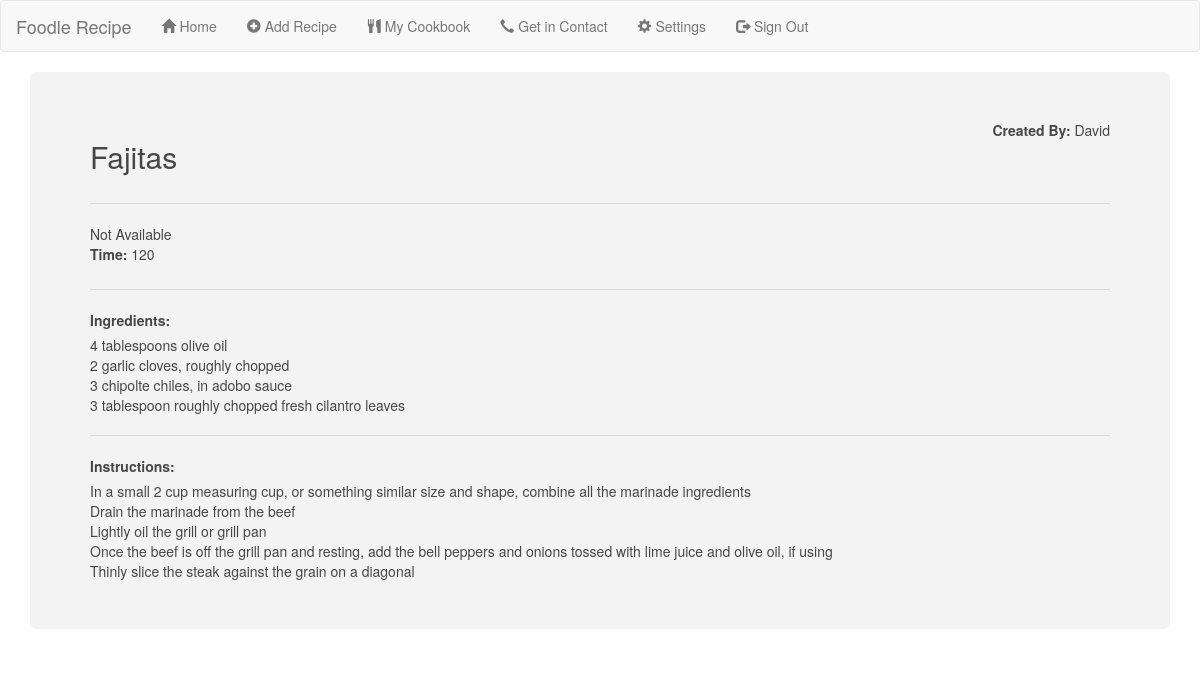
The app's page /website/displayRecipe.php?id=4 (signed in) with its own data.
### tables this page shows
CREATE TABLE `rdetails` (
  `Id` int(11) NOT NULL,
  `rname` varchar(60) DEFAULT NULL,
  `rauthor` varchar(20) DEFAULT NULL,
  `rtime` varchar(5) DEFAULT NULL,
  `rinstructions` varchar(1000) DEFAULT NULL,
  `ringredients` varchar(1000) DEFAULT NULL,
  `rimage` varchar(100) DEFAULT NULL
);

### website/displayRecipe.php (the view, shortened to what this page needs)
<!DOCTYPE html>
<html>
<head>
  <?php
    require "conn.php";
  ?>
</head>
<body class="image">
  <div class="container">
    <div class="jumbotron">
    <?php
    function parseList($list){
        echo str_replace(".","<br>",$list);
      }
      $recipeId = $_GET["id"];
      $stmt=$conn->prepare("select * from foodlerecipe.rdetails where Id = ?");
      $stmt->bind_param("i",$recipeId);
      $stmt->execute();
      $result=$stmt->get_result();
      $row=$result->fetch_assoc();
      ?>
        <div class="rdetails recDispBanner">
          <h2>
            <?php
            if(!empty($row["rname"])){
            echo $row["rname"];
            }
            else{
              echo "Not Available";
            }
            ?>
          </h2>
        </div>
        <div class="rdetails recDispBanner" id="recDispAuthor">
          <label>Created By: </label>
            <?php
            if(!empty($row["rauthor"])){
            echo $row["rauthor"];
            }
            else{
              echo "Not Available";
            }
            ?>
        </div>
        <hr>
        <div class="rdetails">
            <?php
            if(!empty($row["rimage"])){
            echo  "<img src=". $row["rimage"] ." class='recipeImage' >";
            }
            else{
              echo "Not Available";
            }
            ?>
        </div>
        <div class="rdetails">
          <label>Time: </label>
            <?php
            if(!empty($row["rtime"])){
            echo $row["rtime"];
            }
            else{
              echo "Not Available";
            }
            ?>
        </div>
        <hr>
        <div class="rdetails">
          <label>Ingredients:  </label>
          <br>
            <?php
            if(!empty($row["ringredients"])){
            parseList($row["ringredients"]);
            }
            else{
              echo "Not Available";
            }
            ?>
        </div>
        <hr>
        <div class="rdetails">
          <label>Instructions: </label>
          <br>
            <?php
            if(!empty($row["rinstructions"])){
              parseList($row["rinstructions"]);
            }
            else{
              echo "Not Available";
            }
            ?>
        </div>
    </div>
  </div>
</body>
</html>

### website/stylesheet.css (style rules this page uses)
.image { background-image: url("foodbackground.jpg"); background-size: cover; background-repeat: none; }
.container { opacity: 0.9; }
.jumbotron { background-color:#f2f2f2; }
.rdetails { position: relative; }
.recDispBanner { display: inline-block; }
#recDispAuthor { float:right; }

### records on screen
rdetails: rname "Fajitas", rauthor "David", rtime "120", ringredients "4 tablespoons olive oil 2 garlic cloves, roughly chopped 3 chipolte chiles, in adobo sauce 3 tablespoon roughly chopped fresh cilantro leaves In a small 2 cup measuring cup, or something similar size and shape, combine all the marinade ingredients Drain the marinade from the beef Lightly oil the grill or grill pan Once the beef is off the grill pan and resting, add the bell peppers and onions tossed with lime juice and olive oil, if using Thinly slice the steak against the grain on a diagonal"
